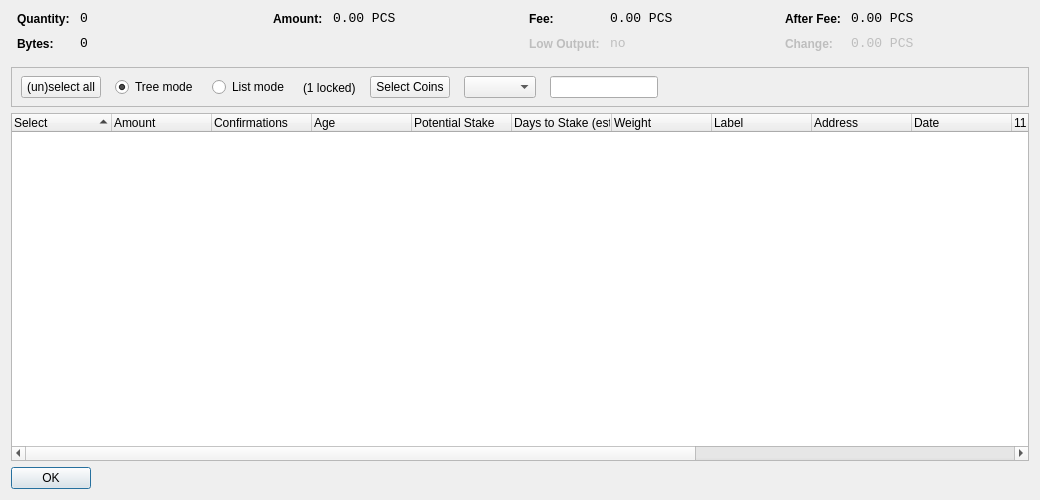
<?xml version="1.0" encoding="UTF-8"?>
<ui version="4.0">
 <class>CoinControlDialog</class>
 <widget class="QDialog" name="CoinControlDialog">
  <property name="geometry">
   <rect>
    <x>0</x>
    <y>0</y>
    <width>1040</width>
    <height>500</height>
   </rect>
  </property>
  <property name="windowTitle">
   <string>Coin Control</string>
  </property>
  <layout class="QVBoxLayout" name="verticalLayout">
   <item>
    <layout class="QHBoxLayout" name="horizontalLayoutTop" stretch="0,0,0,0">
     <property name="topMargin">
      <number>0</number>
     </property>
     <property name="bottomMargin">
      <number>10</number>
     </property>
     <item>
      <layout class="QFormLayout" name="formLayoutCoinControl1">
       <property name="horizontalSpacing">
        <number>10</number>
       </property>
       <property name="verticalSpacing">
        <number>10</number>
       </property>
       <property name="leftMargin">
        <number>6</number>
       </property>
       <property name="rightMargin">
        <number>6</number>
       </property>
       <item row="0" column="0">
        <widget class="QLabel" name="labelCoinControlQuantityText">
         <property name="styleSheet">
          <string notr="true">font-weight:bold;</string>
         </property>
         <property name="text">
          <string>Quantity:</string>
         </property>
        </widget>
       </item>
       <item row="0" column="1">
        <widget class="QLabel" name="labelCoinControlQuantity">
         <property name="font">
          <font>
           <family>Monospace</family>
           <pointsize>10</pointsize>
          </font>
         </property>
         <property name="cursor">
          <cursorShape>IBeamCursor</cursorShape>
         </property>
         <property name="contextMenuPolicy">
          <enum>Qt::ActionsContextMenu</enum>
         </property>
         <property name="text">
          <string notr="true">0</string>
         </property>
         <property name="textInteractionFlags">
          <set>Qt::LinksAccessibleByMouse|Qt::TextSelectableByKeyboard|Qt::TextSelectableByMouse</set>
         </property>
        </widget>
       </item>
       <item row="1" column="0">
        <widget class="QLabel" name="labelCoinControlBytesText">
         <property name="styleSheet">
          <string notr="true">font-weight:bold;</string>
         </property>
         <property name="text">
          <string>Bytes:</string>
         </property>
        </widget>
       </item>
       <item row="1" column="1">
        <widget class="QLabel" name="labelCoinControlBytes">
         <property name="font">
          <font>
           <family>Monospace</family>
           <pointsize>10</pointsize>
          </font>
         </property>
         <property name="cursor">
          <cursorShape>IBeamCursor</cursorShape>
         </property>
         <property name="contextMenuPolicy">
          <enum>Qt::ActionsContextMenu</enum>
         </property>
         <property name="text">
          <string notr="true">0</string>
         </property>
         <property name="textInteractionFlags">
          <set>Qt::LinksAccessibleByMouse|Qt::TextSelectableByKeyboard|Qt::TextSelectableByMouse</set>
         </property>
        </widget>
       </item>
      </layout>
     </item>
     <item>
      <layout class="QFormLayout" name="formLayoutCoinControl2">
       <property name="horizontalSpacing">
        <number>10</number>
       </property>
       <property name="verticalSpacing">
        <number>10</number>
       </property>
       <property name="leftMargin">
        <number>6</number>
       </property>
       <property name="rightMargin">
        <number>6</number>
       </property>
       <item row="0" column="0">
        <widget class="QLabel" name="labelCoinControlAmountText">
         <property name="styleSheet">
          <string notr="true">font-weight:bold;</string>
         </property>
         <property name="text">
          <string>Amount:</string>
         </property>
        </widget>
       </item>
       <item row="0" column="1">
        <widget class="QLabel" name="labelCoinControlAmount">
         <property name="font">
          <font>
           <family>Monospace</family>
           <pointsize>10</pointsize>
          </font>
         </property>
         <property name="cursor">
          <cursorShape>IBeamCursor</cursorShape>
         </property>
         <property name="contextMenuPolicy">
          <enum>Qt::ActionsContextMenu</enum>
         </property>
         <property name="text">
          <string notr="true">0.00 PCS</string>
         </property>
         <property name="textInteractionFlags">
          <set>Qt::LinksAccessibleByMouse|Qt::TextSelectableByKeyboard|Qt::TextSelectableByMouse</set>
         </property>
        </widget>
       </item>
      </layout>
     </item>
     <item>
      <layout class="QFormLayout" name="formLayoutCoinControl3">
       <property name="horizontalSpacing">
        <number>10</number>
       </property>
       <property name="verticalSpacing">
        <number>10</number>
       </property>
       <property name="leftMargin">
        <number>6</number>
       </property>
       <property name="rightMargin">
        <number>6</number>
       </property>
       <item row="0" column="0">
        <widget class="QLabel" name="labelCoinControlFeeText">
         <property name="styleSheet">
          <string notr="true">font-weight:bold;</string>
         </property>
         <property name="text">
          <string>Fee:</string>
         </property>
        </widget>
       </item>
       <item row="0" column="1">
        <widget class="QLabel" name="labelCoinControlFee">
         <property name="font">
          <font>
           <family>Monospace</family>
           <pointsize>10</pointsize>
          </font>
         </property>
         <property name="cursor">
          <cursorShape>IBeamCursor</cursorShape>
         </property>
         <property name="contextMenuPolicy">
          <enum>Qt::ActionsContextMenu</enum>
         </property>
         <property name="text">
          <string notr="true">0.00 PCS</string>
         </property>
         <property name="textInteractionFlags">
          <set>Qt::LinksAccessibleByMouse|Qt::TextSelectableByKeyboard|Qt::TextSelectableByMouse</set>
         </property>
        </widget>
       </item>
       <item row="1" column="0">
        <widget class="QLabel" name="labelCoinControlLowOutputText">
         <property name="enabled">
          <bool>false</bool>
         </property>
         <property name="styleSheet">
          <string notr="true">font-weight:bold;</string>
         </property>
         <property name="text">
          <string>Low Output:</string>
         </property>
        </widget>
       </item>
       <item row="1" column="1">
        <widget class="QLabel" name="labelCoinControlLowOutput">
         <property name="enabled">
          <bool>false</bool>
         </property>
         <property name="font">
          <font>
           <family>Monospace</family>
           <pointsize>10</pointsize>
          </font>
         </property>
         <property name="cursor">
          <cursorShape>IBeamCursor</cursorShape>
         </property>
         <property name="contextMenuPolicy">
          <enum>Qt::ActionsContextMenu</enum>
         </property>
         <property name="text">
          <string notr="true">no</string>
         </property>
         <property name="textInteractionFlags">
          <set>Qt::LinksAccessibleByMouse|Qt::TextSelectableByKeyboard|Qt::TextSelectableByMouse</set>
         </property>
        </widget>
       </item>
      </layout>
     </item>
     <item>
      <layout class="QFormLayout" name="formLayoutCoinControl4">
       <property name="fieldGrowthPolicy">
        <enum>QFormLayout::AllNonFixedFieldsGrow</enum>
       </property>
       <property name="horizontalSpacing">
        <number>10</number>
       </property>
       <property name="verticalSpacing">
        <number>10</number>
       </property>
       <property name="leftMargin">
        <number>6</number>
       </property>
       <property name="rightMargin">
        <number>6</number>
       </property>
       <item row="0" column="0">
        <widget class="QLabel" name="labelCoinControlAfterFeeText">
         <property name="styleSheet">
          <string notr="true">font-weight:bold;</string>
         </property>
         <property name="text">
          <string>After Fee:</string>
         </property>
        </widget>
       </item>
       <item row="0" column="1">
        <widget class="QLabel" name="labelCoinControlAfterFee">
         <property name="font">
          <font>
           <family>Monospace</family>
           <pointsize>10</pointsize>
          </font>
         </property>
         <property name="cursor">
          <cursorShape>IBeamCursor</cursorShape>
         </property>
         <property name="contextMenuPolicy">
          <enum>Qt::ActionsContextMenu</enum>
         </property>
         <property name="text">
          <string notr="true">0.00 PCS</string>
         </property>
         <property name="textInteractionFlags">
          <set>Qt::LinksAccessibleByMouse|Qt::TextSelectableByKeyboard|Qt::TextSelectableByMouse</set>
         </property>
        </widget>
       </item>
       <item row="1" column="0">
        <widget class="QLabel" name="labelCoinControlChangeText">
         <property name="enabled">
          <bool>false</bool>
         </property>
         <property name="styleSheet">
          <string notr="true">font-weight:bold;</string>
         </property>
         <property name="text">
          <string>Change:</string>
         </property>
        </widget>
       </item>
       <item row="1" column="1">
        <widget class="QLabel" name="labelCoinControlChange">
         <property name="enabled">
          <bool>false</bool>
         </property>
         <property name="font">
          <font>
           <family>Monospace</family>
           <pointsize>10</pointsize>
          </font>
         </property>
         <property name="cursor">
          <cursorShape>IBeamCursor</cursorShape>
         </property>
         <property name="contextMenuPolicy">
          <enum>Qt::ActionsContextMenu</enum>
         </property>
         <property name="text">
          <string notr="true">0.00 PCS</string>
         </property>
         <property name="textInteractionFlags">
          <set>Qt::LinksAccessibleByMouse|Qt::TextSelectableByKeyboard|Qt::TextSelectableByMouse</set>
         </property>
        </widget>
       </item>
      </layout>
     </item>
    </layout>
   </item>
   <item>
    <widget class="QFrame" name="frame">
     <property name="minimumSize">
      <size>
       <width>0</width>
       <height>40</height>
      </size>
     </property>
     <property name="frameShape">
      <enum>QFrame::StyledPanel</enum>
     </property>
     <property name="frameShadow">
      <enum>QFrame::Sunken</enum>
     </property>
     <widget class="QWidget" name="horizontalLayoutWidget">
      <property name="geometry">
       <rect>
        <x>10</x>
        <y>0</y>
        <width>781</width>
        <height>41</height>
       </rect>
      </property>
      <layout class="QHBoxLayout" name="horizontalLayoutPanel" stretch="0,0,0,0,0,0,0">
       <property name="spacing">
        <number>14</number>
       </property>
       <item>
        <widget class="QPushButton" name="pushButtonSelectAll">
         <property name="sizePolicy">
          <sizepolicy hsizetype="Maximum" vsizetype="Fixed">
           <horstretch>0</horstretch>
           <verstretch>0</verstretch>
          </sizepolicy>
         </property>
         <property name="text">
          <string>(un)select all</string>
         </property>
        </widget>
       </item>
       <item>
        <widget class="QRadioButton" name="radioTreeMode">
         <property name="sizePolicy">
          <sizepolicy hsizetype="Maximum" vsizetype="Fixed">
           <horstretch>0</horstretch>
           <verstretch>0</verstretch>
          </sizepolicy>
         </property>
         <property name="text">
          <string>Tree mode</string>
         </property>
         <property name="checked">
          <bool>true</bool>
         </property>
        </widget>
       </item>
       <item>
        <widget class="QRadioButton" name="radioListMode">
         <property name="sizePolicy">
          <sizepolicy hsizetype="Maximum" vsizetype="Fixed">
           <horstretch>0</horstretch>
           <verstretch>0</verstretch>
          </sizepolicy>
         </property>
         <property name="text">
          <string>List mode</string>
         </property>
        </widget>
       </item>
       <item>
        <widget class="QLabel" name="labelLocked">
          <property name="text">
            <string notr="true">(1 locked)</string>
          </property>
        </widget>
       </item>
       <item>
        <widget class="QPushButton" name="pushButtonCustomCC">
         <property name="text">
          <string>Select Coins</string>
         </property>
        </widget>
       </item>
       <item>
        <widget class="QComboBox" name="QComboBoxFilterCoins"/>
       </item>
       <item>
        <widget class="QLineEdit" name="lineEditCustomCC">
         <property name="enabled">
          <bool>true</bool>
         </property>
         <property name="sizePolicy">
          <sizepolicy hsizetype="Fixed" vsizetype="Fixed">
           <horstretch>0</horstretch>
           <verstretch>0</verstretch>
          </sizepolicy>
         </property>
         <property name="baseSize">
          <size>
           <width>50</width>
           <height>0</height>
          </size>
         </property>
        </widget>
       </item>
       <item>
        <spacer name="horizontalSpacer">
         <property name="orientation">
          <enum>Qt::Horizontal</enum>
         </property>
         <property name="sizeHint" stdset="0">
          <size>
           <width>40</width>
           <height>20</height>
          </size>
         </property>
        </spacer>
       </item>
      </layout>
     </widget>
    </widget>
   </item>
   <item>
    <widget class="CoinControlTreeWidget" name="treeWidget">
     <property name="contextMenuPolicy">
      <enum>Qt::CustomContextMenu</enum>
     </property>
     <property name="sortingEnabled">
      <bool>false</bool>
     </property>
     <property name="columnCount">
      <number>15</number>
     </property>
     <attribute name="headerShowSortIndicator" stdset="0">
      <bool>true</bool>
     </attribute>
     <attribute name="headerStretchLastSection">
      <bool>false</bool>
     </attribute>
     <column>
      <property name="text">
       <string>Select</string>
      </property>
     </column>
     <column>
      <property name="text">
       <string>Amount</string>
      </property>
     </column>
     <column>
      <property name="text">
       <string>Confirmations</string>
      </property>
      <property name="toolTip">
       <string>Confirmed</string>
      </property>
     </column>
     <column>
      <property name="text">
       <string>Age</string> /** age **/
      </property>
     </column>
	   <column>
      <property name="text">
       <string>Potential Stake</string>
      </property>
     </column>
  	 <column>
      <property name="text">
       <string>Days to Stake (est.)</string>
      </property>
     </column>
     <column>
      <property name="text">
       <string>Weight</string>
      </property>
     </column>
     <column>
      <property name="text">
       <string>Label</string>
      </property>
     </column>
     <column>
      <property name="text">
       <string>Address</string>
      </property>
     </column>
     <column>
      <property name="text">
       <string>Date</string>
      </property>
     </column>
     <column>
      <property name="text">
       <string/>
      </property>
     </column>
     <column>
      <property name="text">
       <string/>
      </property>
     </column>
     <column>
      <property name="text">
       <string/>
      </property>
     </column>
     <column>
      <property name="text">
       <string/>
      </property>
     </column>
     <column>
      <property name="text">
       <string/>
      </property>
     </column>
    </widget>
   </item>
   <item>
    <widget class="QDialogButtonBox" name="buttonBox">
     <property name="sizePolicy">
      <sizepolicy hsizetype="Maximum" vsizetype="Fixed">
       <horstretch>0</horstretch>
       <verstretch>0</verstretch>
      </sizepolicy>
     </property>
     <property name="orientation">
      <enum>Qt::Horizontal</enum>
     </property>
     <property name="standardButtons">
      <set>QDialogButtonBox::Ok</set>
     </property>
    </widget>
   </item>
  </layout>
 </widget>
 <customwidgets>
  <customwidget>
   <class>CoinControlTreeWidget</class>
   <extends>QTreeWidget</extends>
   <header>coincontroltreewidget.h</header>
  </customwidget>
 </customwidgets>
 <resources/>
 <connections/>
</ui>
